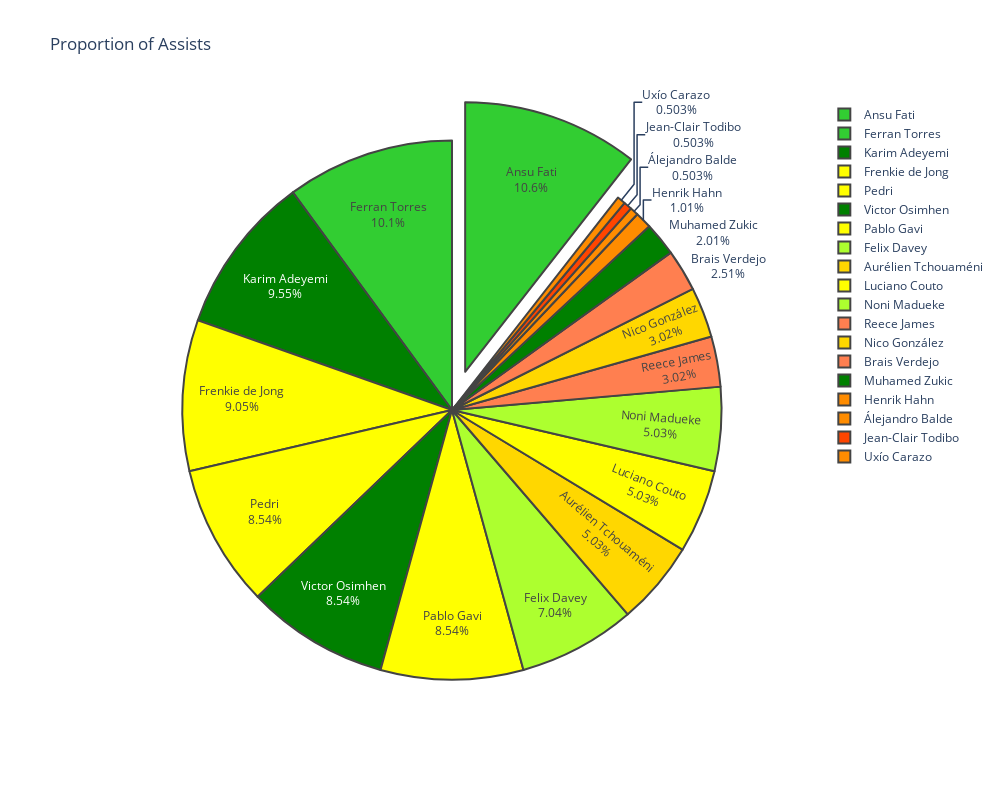
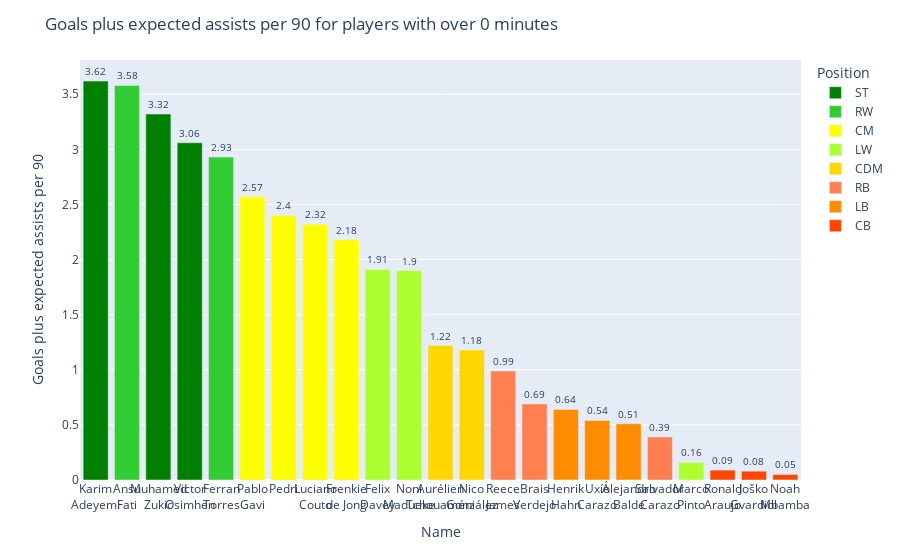
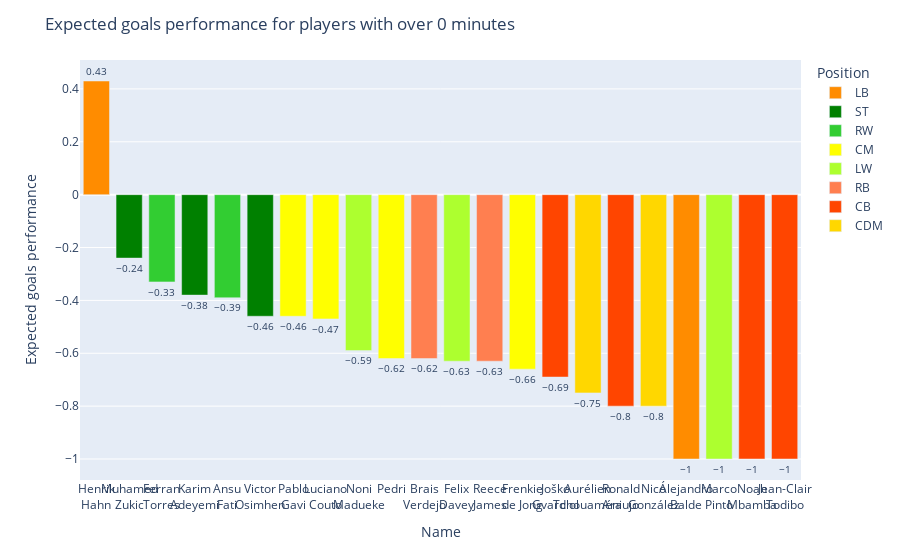
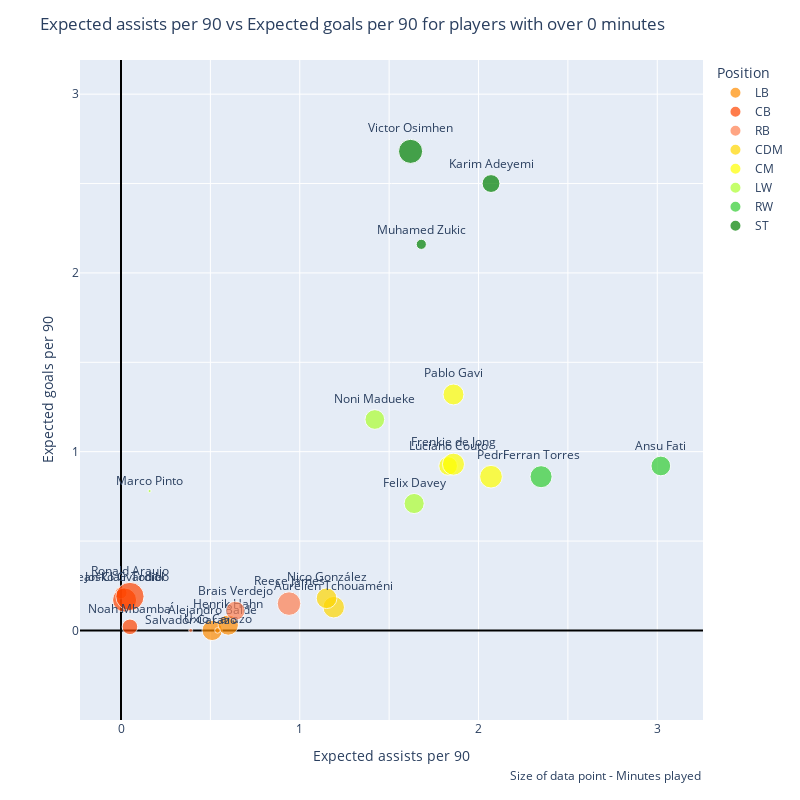

The cell these charts' notebook holds for them, in order:
### Markdown cell above
### Example graph outputs

### Code cell
pie_chart('Assists', pull_out=1, width=1000, min_mins=0)
bar_plot('Goals+xAp90', min_mins=0)
bar_plot('xGperf', min_mins=0)
diverging_bars('xGp90', min_mins=0)
scatter_chart('xAp90', 'xGp90', min_mins=0)
scatter_chart('PossessionWonp90', 'PossessionLostp90', min_mins=0)
scatter_chart('PossessionWonp90', 'Goals+xAp90', min_mins=0)
grouped_bar('Goalsp90', 'xGp90', min_mins=0)
bar_plot('MinutesPlayed', min_mins=0)
bar_plot('PassCompletion', min_mins=0)

### Figure 1 — Plotly figure (JSON) as saved in the notebook; plotly's stock layout.template omitted (floating-point values rounded to 4 significant figures)
{"data": [{"hovertext": ["Position - RW<br>Minutes played - 2259", "Position - RW<br>Minutes played - 2822", "Position - ST<br>Minutes played - 1854", "Position - CM<br>Minutes played - 2828", "Position - CM<br>Minutes played - 2987", "Position - ST<br>Minutes played - 3381", "Position - CM<br>Minutes played - 2538", "Position - LW<br>Minutes played - 2356", "Position - CDM<br>Minutes played - 2687", "Position - CM<br>Minutes played - 2021", "Position - LW<br>Minutes played - 2254", "Position - RB<br>Minutes played - 3232", "Position - CDM<br>Minutes played - 2490", "Position - RB<br>Minutes played - 2125", "Position - ST<br>Minutes played - 601", "Position - LB<br>Minutes played - 2397", "Position - LB<br>Minutes played - 2396", "Position - CB<br>Minutes played - 830", "Position - LB<br>Minutes played - 184"], "labels": ["Ansu Fati", "Ferran Torres", "Karim Adeyemi", "Frenkie de Jong", "Pedri", "Victor Osimhen", "Pablo Gavi", "Felix Davey", "Aurélien Tchouaméni", "Luciano Couto", "Noni Madueke", "Reece James", "Nico González", "Brais Verdejo", "Muhamed Zukic", "Henrik Hahn", "Álejandro Balde", "Jean-Clair Todibo", "Uxío Carazo"], "marker": {"colors": ["limegreen", "limegreen", "green", "yellow", "yellow", "green", "yellow", "greenyellow", "gold", "yellow", "greenyellow", "coral", "gold", "coral", "green", "darkorange", "darkorange", "orangered", "darkorange"], "line": {"width": 2}}, "pull": [0.15, 0, 0, 0, 0, 0, 0, 0, 0, 0, 0, 0, 0, 0, 0, 0, 0, 0, 0], "textinfo": "label+percent", "type": "pie", "values": [21, 20, 19, 18, 17, 17, 17, 14, 10, 10, 10, 6, 6, 5, 4, 2, 1, 1, 1]}], "layout": {"height": 800, "title": {"text": "Proportion of Assists"}, "width": 1000}}

### Figure 2 — Plotly figure (JSON) as saved in the notebook; plotly's stock layout.template omitted (floating-point values rounded to 4 significant figures)
{"data": [{"alignmentgroup": "True", "cliponaxis": false, "customdata": [[1854], [601], [3381]], "hovertemplate": "Position=ST<br>Name=%{x}<br>Goals plus expected assists per 90=%{y}<br>MinutesPlayed=%{customdata[0]}<extra></extra>", "legendgroup": "ST", "marker": {"color": "green", "pattern": {"shape": ""}}, "name": "ST", "offsetgroup": "ST", "orientation": "v", "showlegend": true, "textfont": {"size": 10}, "textposition": "outside", "texttemplate": "%{y}", "type": "bar", "x": ["Karim<br>Adeyemi", "Muhamed<br>Zukic", "Victor<br>Osimhen"], "xaxis": "x", "y": [3.62, 3.32, 3.06], "yaxis": "y"}, {"alignmentgroup": "True", "cliponaxis": false, "customdata": [[2259], [2822]], "hovertemplate": "Position=RW<br>Name=%{x}<br>Goals plus expected assists per 90=%{y}<br>MinutesPlayed=%{customdata[0]}<extra></extra>", "legendgroup": "RW", "marker": {"color": "limegreen", "pattern": {"shape": ""}}, "name": "RW", "offsetgroup": "RW", "orientation": "v", "showlegend": true, "textfont": {"size": 10}, "textposition": "outside", "texttemplate": "%{y}", "type": "bar", "x": ["Ansu<br>Fati", "Ferran<br>Torres"], "xaxis": "x", "y": [3.58, 2.93], "yaxis": "y"}, {"alignmentgroup": "True", "cliponaxis": false, "customdata": [[2538], [2987], [2021], [2828]], "hovertemplate": "Position=CM<br>Name=%{x}<br>Goals plus expected assists per 90=%{y}<br>MinutesPlayed=%{customdata[0]}<extra></extra>", "legendgroup": "CM", "marker": {"color": "yellow", "pattern": {"shape": ""}}, "name": "CM", "offsetgroup": "CM", "orientation": "v", "showlegend": true, "textfont": {"size": 10}, "textposition": "outside", "texttemplate": "%{y}", "type": "bar", "x": ["Pablo<br>Gavi", "Pedri", "Luciano<br>Couto", "Frenkie<br>de Jong"], "xaxis": "x", "y": [2.57, 2.4, 2.32, 2.18], "yaxis": "y"}, {"alignmentgroup": "True", "cliponaxis": false, "customdata": [[2356], [2254], [58]], "hovertemplate": "Position=LW<br>Name=%{x}<br>Goals plus expected assists per 90=%{y}<br>MinutesPlayed=%{customdata[0]}<extra></extra>", "legendgroup": "LW", "marker": {"color": "greenyellow", "pattern": {"shape": ""}}, "name": "LW", "offsetgroup": "LW", "orientation": "v", "showlegend": true, "textfont": {"size": 10}, "textposition": "outside", "texttemplate": "%{y}", "type": "bar", "x": ["Felix<br>Davey", "Noni<br>Madueke", "Marco<br>Pinto"], "xaxis": "x", "y": [1.91, 1.9, 0.16], "yaxis": "y"}, {"alignmentgroup": "True", "cliponaxis": false, "customdata": [[2687], [2490]], "hovertemplate": "Position=CDM<br>Name=%{x}<br>Goals plus expected assists per 90=%{y}<br>MinutesPlayed=%{customdata[0]}<extra></extra>", "legendgroup": "CDM", "marker": {"color": "gold", "pattern": {"shape": ""}}, "name": "CDM", "offsetgroup": "CDM", "orientation": "v", "showlegend": true, "textfont": {"size": 10}, "textposition": "outside", "texttemplate": "%{y}", "type": "bar", "x": ["Aurélien<br>Tchouaméni", "Nico<br>González"], "xaxis": "x", "y": [1.22, 1.18], "yaxis": "y"}, {"alignmentgroup": "True", "cliponaxis": false, "customdata": [[3232], [2125], [92]], "hovertemplate": "Position=RB<br>Name=%{x}<br>Goals plus expected assists per 90=%{y}<br>MinutesPlayed=%{customdata[0]}<extra></extra>", "legendgroup": "RB", "marker": {"color": "coral", "pattern": {"shape": ""}}, "name": "RB", "offsetgroup": "RB", "orientation": "v", "showlegend": true, "textfont": {"size": 10}, "textposition": "outside", "texttemplate": "%{y}", "type": "bar", "x": ["Reece<br>James", "Brais<br>Verdejo", "Salvador<br>Carazo"], "xaxis": "x", "y": [0.99, 0.69, 0.39], "yaxis": "y"}, {"alignmentgroup": "True", "cliponaxis": false, "customdata": [[2397], [184], [2396]], "hovertemplate": "Position=LB<br>Name=%{x}<br>Goals plus expected assists per 90=%{y}<br>MinutesPlayed=%{customdata[0]}<extra></extra>", "legendgroup": "LB", "marker": {"color": "darkorange", "pattern": {"shape": ""}}, "name": "LB", "offsetgroup": "LB", "orientation": "v", "showlegend": true, "textfont": {"size": 10}, "textposition": "outside", "texttemplate": "%{y}", "type": "bar", "x": ["Henrik<br>Hahn", "Uxío<br>Carazo", "Álejandro<br>Balde"], "xaxis": "x", "y": [0.64, 0.54, 0.51], "yaxis": "y"}, {"alignmentgroup": "True", "cliponaxis": false, "customdata": [[4648], [3353], [1417]], "hovertemplate": "Position=CB<br>Name=%{x}<br>Goals plus expected assists per 90=%{y}<br>MinutesPlayed=%{customdata[0]}<extra></extra>", "legendgroup": "CB", "marker": {"color": "orangered", "pattern": {"shape": ""}}, "name": "CB", "offsetgroup": "CB", "orientation": "v", "showlegend": true, "textfont": {"size": 10}, "textposition": "outside", "texttemplate": "%{y}", "type": "bar", "x": ["Ronald<br>Araujo", "Joško<br>Gvardiol", "Noah<br>Mbamba"], "xaxis": "x", "y": [0.09, 0.08, 0.05], "yaxis": "y"}], "layout": {"barmode": "relative", "legend": {"title": {"text": "Position"}, "tracegroupgap": 0}, "margin": {"t": 60}, "title": {"text": "Goals plus expected assists per 90 for players with over 0 minutes"}, "xaxis": {"anchor": "y", "categoryorder": "min descending", "domain": [0, 1], "tickangle": 0, "title": {"text": "Name"}}, "yaxis": {"anchor": "x", "domain": [0, 1], "title": {"text": "Goals plus expected assists per 90"}}}}

### Figure 3 — Plotly figure (JSON) as saved in the notebook; plotly's stock layout.template omitted (floating-point values rounded to 4 significant figures)
{"data": [{"alignmentgroup": "True", "cliponaxis": false, "customdata": [[2397], [2396]], "hovertemplate": "Position=LB<br>Name=%{x}<br>Expected goals performance=%{y}<br>MinutesPlayed=%{customdata[0]}<extra></extra>", "legendgroup": "LB", "marker": {"color": "darkorange", "pattern": {"shape": ""}}, "name": "LB", "offsetgroup": "LB", "orientation": "v", "showlegend": true, "textfont": {"size": 10}, "textposition": "outside", "texttemplate": "%{y}", "type": "bar", "x": ["Henrik<br>Hahn", "Álejandro<br>Balde"], "xaxis": "x", "y": [0.43, -1], "yaxis": "y"}, {"alignmentgroup": "True", "cliponaxis": false, "customdata": [[601], [1854], [3381]], "hovertemplate": "Position=ST<br>Name=%{x}<br>Expected goals performance=%{y}<br>MinutesPlayed=%{customdata[0]}<extra></extra>", "legendgroup": "ST", "marker": {"color": "green", "pattern": {"shape": ""}}, "name": "ST", "offsetgroup": "ST", "orientation": "v", "showlegend": true, "textfont": {"size": 10}, "textposition": "outside", "texttemplate": "%{y}", "type": "bar", "x": ["Muhamed<br>Zukic", "Karim<br>Adeyemi", "Victor<br>Osimhen"], "xaxis": "x", "y": [-0.24, -0.38, -0.46], "yaxis": "y"}, {"alignmentgroup": "True", "cliponaxis": false, "customdata": [[2822], [2259]], "hovertemplate": "Position=RW<br>Name=%{x}<br>Expected goals performance=%{y}<br>MinutesPlayed=%{customdata[0]}<extra></extra>", "legendgroup": "RW", "marker": {"color": "limegreen", "pattern": {"shape": ""}}, "name": "RW", "offsetgroup": "RW", "orientation": "v", "showlegend": true, "textfont": {"size": 10}, "textposition": "outside", "texttemplate": "%{y}", "type": "bar", "x": ["Ferran<br>Torres", "Ansu<br>Fati"], "xaxis": "x", "y": [-0.33, -0.39], "yaxis": "y"}, {"alignmentgroup": "True", "cliponaxis": false, "customdata": [[2538], [2021], [2987], [2828]], "hovertemplate": "Position=CM<br>Name=%{x}<br>Expected goals performance=%{y}<br>MinutesPlayed=%{customdata[0]}<extra></extra>", "legendgroup": "CM", "marker": {"color": "yellow", "pattern": {"shape": ""}}, "name": "CM", "offsetgroup": "CM", "orientation": "v", "showlegend": true, "textfont": {"size": 10}, "textposition": "outside", "texttemplate": "%{y}", "type": "bar", "x": ["Pablo<br>Gavi", "Luciano<br>Couto", "Pedri", "Frenkie<br>de Jong"], "xaxis": "x", "y": [-0.46, -0.47, -0.62, -0.66], "yaxis": "y"}, {"alignmentgroup": "True", "cliponaxis": false, "customdata": [[2254], [2356], [58]], "hovertemplate": "Position=LW<br>Name=%{x}<br>Expected goals performance=%{y}<br>MinutesPlayed=%{customdata[0]}<extra></extra>", "legendgroup": "LW", "marker": {"color": "greenyellow", "pattern": {"shape": ""}}, "name": "LW", "offsetgroup": "LW", "orientation": "v", "showlegend": true, "textfont": {"size": 10}, "textposition": "outside", "texttemplate": "%{y}", "type": "bar", "x": ["Noni<br>Madueke", "Felix<br>Davey", "Marco<br>Pinto"], "xaxis": "x", "y": [-0.59, -0.63, -1], "yaxis": "y"}, {"alignmentgroup": "True", "cliponaxis": false, "customdata": [[2125], [3232]], "hovertemplate": "Position=RB<br>Name=%{x}<br>Expected goals performance=%{y}<br>MinutesPlayed=%{customdata[0]}<extra></extra>", "legendgroup": "RB", "marker": {"color": "coral", "pattern": {"shape": ""}}, "name": "RB", "offsetgroup": "RB", "orientation": "v", "showlegend": true, "textfont": {"size": 10}, "textposition": "outside", "texttemplate": "%{y}", "type": "bar", "x": ["Brais<br>Verdejo", "Reece<br>James"], "xaxis": "x", "y": [-0.62, -0.63], "yaxis": "y"}, {"alignmentgroup": "True", "cliponaxis": false, "customdata": [[3353], [4648], [1417], [830]], "hovertemplate": "Position=CB<br>Name=%{x}<br>Expected goals performance=%{y}<br>MinutesPlayed=%{customdata[0]}<extra></extra>", "legendgroup": "CB", "marker": {"color": "orangered", "pattern": {"shape": ""}}, "name": "CB", "offsetgroup": "CB", "orientation": "v", "showlegend": true, "textfont": {"size": 10}, "textposition": "outside", "texttemplate": "%{y}", "type": "bar", "x": ["Joško<br>Gvardiol", "Ronald<br>Araujo", "Noah<br>Mbamba", "Jean-Clair<br>Todibo"], "xaxis": "x", "y": [-0.69, -0.8, -1, -1], "yaxis": "y"}, {"alignmentgroup": "True", "cliponaxis": false, "customdata": [[2687], [2490]], "hovertemplate": "Position=CDM<br>Name=%{x}<br>Expected goals performance=%{y}<br>MinutesPlayed=%{customdata[0]}<extra></extra>", "legendgroup": "CDM", "marker": {"color": "gold", "pattern": {"shape": ""}}, "name": "CDM", "offsetgroup": "CDM", "orientation": "v", "showlegend": true, "textfont": {"size": 10}, "textposition": "outside", "texttemplate": "%{y}", "type": "bar", "x": ["Aurélien<br>Tchouaméni", "Nico<br>González"], "xaxis": "x", "y": [-0.75, -0.8], "yaxis": "y"}], "layout": {"barmode": "relative", "legend": {"title": {"text": "Position"}, "tracegroupgap": 0}, "margin": {"t": 60}, "title": {"text": "Expected goals performance for players with over 0 minutes"}, "xaxis": {"anchor": "y", "categoryorder": "min descending", "domain": [0, 1], "tickangle": 0, "title": {"text": "Name"}}, "yaxis": {"anchor": "x", "domain": [0, 1], "title": {"text": "Expected goals performance"}}}}

### Figure 4 — Plotly figure (JSON) as saved in the notebook; plotly's stock layout.template omitted (floating-point values rounded to 4 significant figures)
{"data": [{"customdata": [["Álejandro Balde"], ["Henrik Hahn"], ["Uxío Carazo"]], "hovertemplate": "Position=LB<br>Expected assists per 90=%{x}<br>Expected goals per 90=%{y}<br>Minutes played=%{marker.size}<br>Name=%{customdata[0]}<extra></extra>", "legendgroup": "LB", "marker": {"color": "darkorange", "size": [2396, 2397, 184], "sizemode": "area", "sizeref": 11.62, "symbol": "circle"}, "mode": "markers+text", "name": "LB", "orientation": "v", "showlegend": true, "text": ["Álejandro Balde", "Henrik Hahn", "Uxío Carazo"], "textposition": "top center", "type": "scatter", "x": [0.51, 0.6, 0.54], "xaxis": "x", "y": [0, 0.03, 0], "yaxis": "y"}, {"customdata": [["Jean-Clair Todibo"], ["Joško Gvardiol"], ["Ronald Araujo"], ["Noah Mbamba"]], "hovertemplate": "Position=CB<br>Expected assists per 90=%{x}<br>Expected goals per 90=%{y}<br>Minutes played=%{marker.size}<br>Name=%{customdata[0]}<extra></extra>", "legendgroup": "CB", "marker": {"color": "orangered", "size": [830, 3353, 4648, 1417], "sizemode": "area", "sizeref": 11.62, "symbol": "circle"}, "mode": "markers+text", "name": "CB", "orientation": "v", "showlegend": true, "text": ["Jean-Clair Todibo", "Joško Gvardiol", "Ronald Araujo", "Noah Mbamba"], "textposition": "top center", "type": "scatter", "x": [0, 0.02, 0.05, 0.05], "xaxis": "x", "y": [0.21, 0.17, 0.19, 0.02], "yaxis": "y"}, {"customdata": [["Reece James"], ["Brais Verdejo"], ["Salvador Carazo"]], "hovertemplate": "Position=RB<br>Expected assists per 90=%{x}<br>Expected goals per 90=%{y}<br>Minutes played=%{marker.size}<br>Name=%{customdata[0]}<extra></extra>", "legendgroup": "RB", "marker": {"color": "coral", "size": [3232, 2125, 92], "sizemode": "area", "sizeref": 11.62, "symbol": "circle"}, "mode": "markers+text", "name": "RB", "orientation": "v", "showlegend": true, "text": ["Reece James", "Brais Verdejo", "Salvador Carazo"], "textposition": "top center", "type": "scatter", "x": [0.94, 0.64, 0.39], "xaxis": "x", "y": [0.15, 0.11, 0], "yaxis": "y"}, {"customdata": [["Aurélien Tchouaméni"], ["Nico González"]], "hovertemplate": "Position=CDM<br>Expected assists per 90=%{x}<br>Expected goals per 90=%{y}<br>Minutes played=%{marker.size}<br>Name=%{customdata[0]}<extra></extra>", "legendgroup": "CDM", "marker": {"color": "gold", "size": [2687, 2490], "sizemode": "area", "sizeref": 11.62, "symbol": "circle"}, "mode": "markers+text", "name": "CDM", "orientation": "v", "showlegend": true, "text": ["Aurélien Tchouaméni", "Nico González"], "textposition": "top center", "type": "scatter", "x": [1.19, 1.15], "xaxis": "x", "y": [0.13, 0.18], "yaxis": "y"}, {"customdata": [["Luciano Couto"], ["Pablo Gavi"], ["Pedri"], ["Frenkie de Jong"]], "hovertemplate": "Position=CM<br>Expected assists per 90=%{x}<br>Expected goals per 90=%{y}<br>Minutes played=%{marker.size}<br>Name=%{customdata[0]}<extra></extra>", "legendgroup": "CM", "marker": {"color": "yellow", "size": [2021, 2538, 2987, 2828], "sizemode": "area", "sizeref": 11.62, "symbol": "circle"}, "mode": "markers+text", "name": "CM", "orientation": "v", "showlegend": true, "text": ["Luciano Couto", "Pablo Gavi", "Pedri", "Frenkie de Jong"], "textposition": "top center", "type": "scatter", "x": [1.83, 1.86, 2.07, 1.86], "xaxis": "x", "y": [0.92, 1.32, 0.86, 0.93], "yaxis": "y"}, {"customdata": [["Felix Davey"], ["Noni Madueke"], ["Marco Pinto"]], "hovertemplate": "Position=LW<br>Expected assists per 90=%{x}<br>Expected goals per 90=%{y}<br>Minutes played=%{marker.size}<br>Name=%{customdata[0]}<extra></extra>", "legendgroup": "LW", "marker": {"color": "greenyellow", "size": [2356, 2254, 58], "sizemode": "area", "sizeref": 11.62, "symbol": "circle"}, "mode": "markers+text", "name": "LW", "orientation": "v", "showlegend": true, "text": ["Felix Davey", "Noni Madueke", "Marco Pinto"], "textposition": "top center", "type": "scatter", "x": [1.64, 1.42, 0.16], "xaxis": "x", "y": [0.71, 1.18, 0.78], "yaxis": "y"}, {"customdata": [["Ansu Fati"], ["Ferran Torres"]], "hovertemplate": "Position=RW<br>Expected assists per 90=%{x}<br>Expected goals per 90=%{y}<br>Minutes played=%{marker.size}<br>Name=%{customdata[0]}<extra></extra>", "legendgroup": "RW", "marker": {"color": "limegreen", "size": [2259, 2822], "sizemode": "area", "sizeref": 11.62, "symbol": "circle"}, "mode": "markers+text", "name": "RW", "orientation": "v", "showlegend": true, "text": ["Ansu Fati", "Ferran Torres"], "textposition": "top center", "type": "scatter", "x": [3.02, 2.35], "xaxis": "x", "y": [0.92, 0.86], "yaxis": "y"}, {"customdata": [["Muhamed Zukic"], ["Karim Adeyemi"], ["Victor Osimhen"]], "hovertemplate": "Position=ST<br>Expected assists per 90=%{x}<br>Expected goals per 90=%{y}<br>Minutes played=%{marker.size}<br>Name=%{customdata[0]}<extra></extra>", "legendgroup": "ST", "marker": {"color": "green", "size": [601, 1854, 3381], "sizemode": "area", "sizeref": 11.62, "symbol": "circle"}, "mode": "markers+text", "name": "ST", "orientation": "v", "showlegend": true, "text": ["Muhamed Zukic", "Karim Adeyemi", "Victor Osimhen"], "textposition": "top center", "type": "scatter", "x": [1.68, 2.07, 1.62], "xaxis": "x", "y": [2.16, 2.5, 2.68], "yaxis": "y"}], "layout": {"annotations": [{"showarrow": false, "text": "Size of data point - Minutes played", "x": 1, "xanchor": "right", "xref": "paper", "xshift": 0, "y": -0.1, "yanchor": "auto", "yref": "paper", "yshift": 0}], "height": 800, "legend": {"itemsizing": "constant", "title": {"text": "Position"}, "tracegroupgap": 0}, "margin": {"t": 60}, "title": {"text": "Expected assists per 90 vs Expected goals per 90 for players with over 0 minutes"}, "width": 800, "xaxis": {"anchor": "y", "domain": [0, 1], "dtick": 0.5, "scaleanchor": "y", "scaleratio": 1, "tick0": 0, "ticklabelstep": 2, "title": {"text": "Expected assists per 90"}, "zeroline": true, "zerolinecolor": "Black", "zerolinewidth": 2}, "yaxis": {"anchor": "x", "domain": [0, 1], "dtick": 0.5, "scaleanchor": "x", "scaleratio": 1, "tick0": 0, "ticklabelstep": 2, "title": {"text": "Expected goals per 90"}, "zeroline": true, "zerolinecolor": "Black", "zerolinewidth": 2}}}
